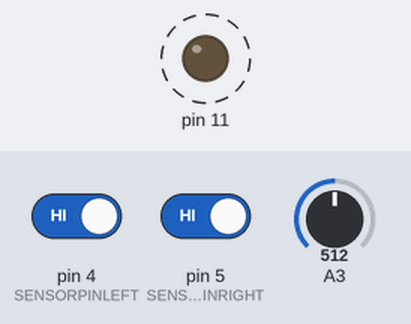
The sketch below on a simulated Arduino Uno, built with avr-gcc and run on an emulated ATmega328P. Parts: output pins drawn as LEDs (lit = HIGH). Dashed ring = blinking. The inputs (shaded band) are chosen by the test bench; at power-on: A3 = 512, pin 4 (SENSORPINLEFT) HIGH, pin 5 (SENSORPINRIGHT) HIGH. Pins used as bus, display or sensor lines are not drawn.

Above: at 1.8 s.
1.9 s: A3 set to 183
5.4 s: A3 set to 159
At 6.7 s:
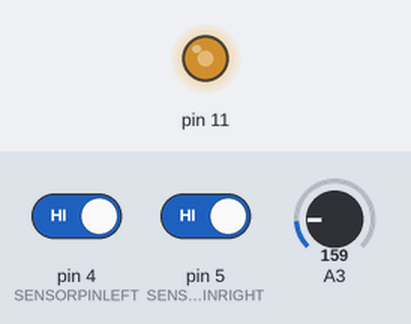
7.5 s: A3 set to 306
At 7.76 s:
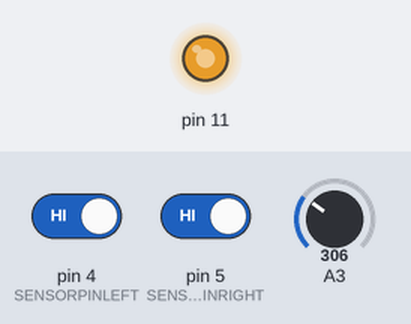
11.1 s: A3 set to 122
Timing chart, 0 to 14.0 s (numbered marks = the images above; inputs shaded):
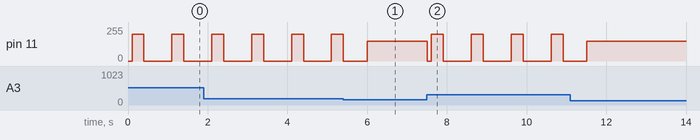

Measured:
- the behaviour switches between 169 and 168 on A3 (found by bisection; images 0 and 1)
- after the input at 7.5 s, pin 11: 150/255 → 0/255 at once, then repeats every 1.0 s: 200/255 0.30 s, 0/255 0.70 s
- by itself, pin 11: alternates 200/255 for 0.30 s and 0/255 for 0.70 s

The sketch:

RobotPlatform_v3_DSM_demo.ino
```cpp
#include <DistanceSensor_Lib.h>
#include <ArdumotoDriver_Lib.h>


// constants
#define LEFT_MOTOR_INIT 0
#define RIGHT_MOTOR_INIT 1

#define SENSORPIN 3
#define CLOSEENOUGH 30

#define SENSORPINLEFT 4
#define SENSORPINRIGHT 5

#define NORMALSPEED 150
#define TURNSPEED 200
#define LEFTSPEEDFACTOR 1.02

#define NORMALDELAY 100
#define TURNSDELAY 300

//
int DEBUGGING = 0;


// motors
ArdumotoDriverClass MotorLeft(LEFT_MOTOR_INIT);
ArdumotoDriverClass MotorRight(RIGHT_MOTOR_INIT);

// sensors
DistanceSensorClass Sensor1(SENSORPIN);


void setup()
{
    Serial.begin(9600);
    pinMode(SENSORPINLEFT, INPUT_PULLUP);
    pinMode(SENSORPINRIGHT, INPUT_PULLUP);
}

void loop()
{
// Init sensors

  boolean LeftHit = ! digitalRead(SENSORPINLEFT);
  boolean RightHit = ! digitalRead(SENSORPINRIGHT);
  boolean ToClose = Sensor1.getDistanceCentimeter() <= CLOSEENOUGH;

  if (DEBUGGING == 1)
  {
    Serial.print(Sensor1.getDistanceRaw());
    Serial.print("--");
    Serial.print(Sensor1.getDistanceVolt());
    Serial.print("--");
    Serial.print(Sensor1.getDistanceCentimeter());
    Serial.print("\n");
    delay(300);
  }
  else
  {

  // While no hit, run

      while (!(LeftHit || RightHit || ToClose))
      {
        MotorLeft.setSpeed(NORMALSPEED*LEFTSPEEDFACTOR);
        MotorRight.setSpeed(NORMALSPEED);
        delay(NORMALDELAY);
        LeftHit = ! digitalRead(SENSORPINLEFT);
        RightHit = ! digitalRead(SENSORPINRIGHT);
        ToClose = Sensor1.getDistanceCentimeter() <= CLOSEENOUGH;
      }
      MotorLeft.setSpeed(0);
      MotorRight.setSpeed(0);
      delay(NORMALDELAY);

      if (LeftHit)
      {
        MotorLeft.setSpeed(-TURNSPEED);
        MotorRight.setSpeed(-TURNSPEED);
        delay(TURNSDELAY);
        MotorLeft.setSpeed(0);
        delay(TURNSDELAY);
        MotorRight.setSpeed(0);
        delay(TURNSDELAY);
      }
      else
      {
        MotorLeft.setSpeed(-TURNSPEED);
        MotorRight.setSpeed(-TURNSPEED);
        delay(TURNSDELAY);
        MotorRight.setSpeed(0);
        delay(TURNSDELAY);
        MotorLeft.setSpeed(0);
        delay(TURNSDELAY);
      }
  }


}
```
